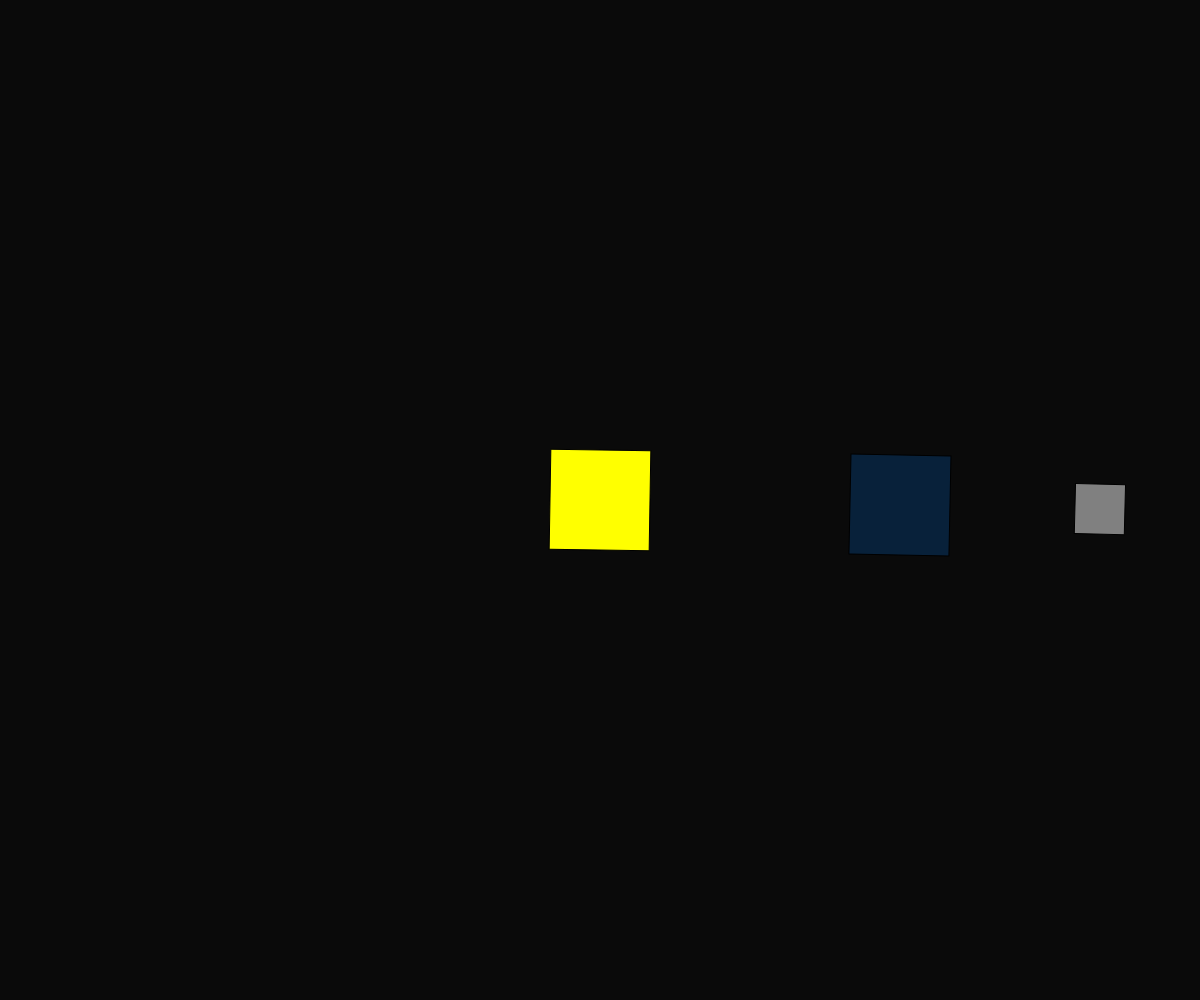
Frame 1 (no input)
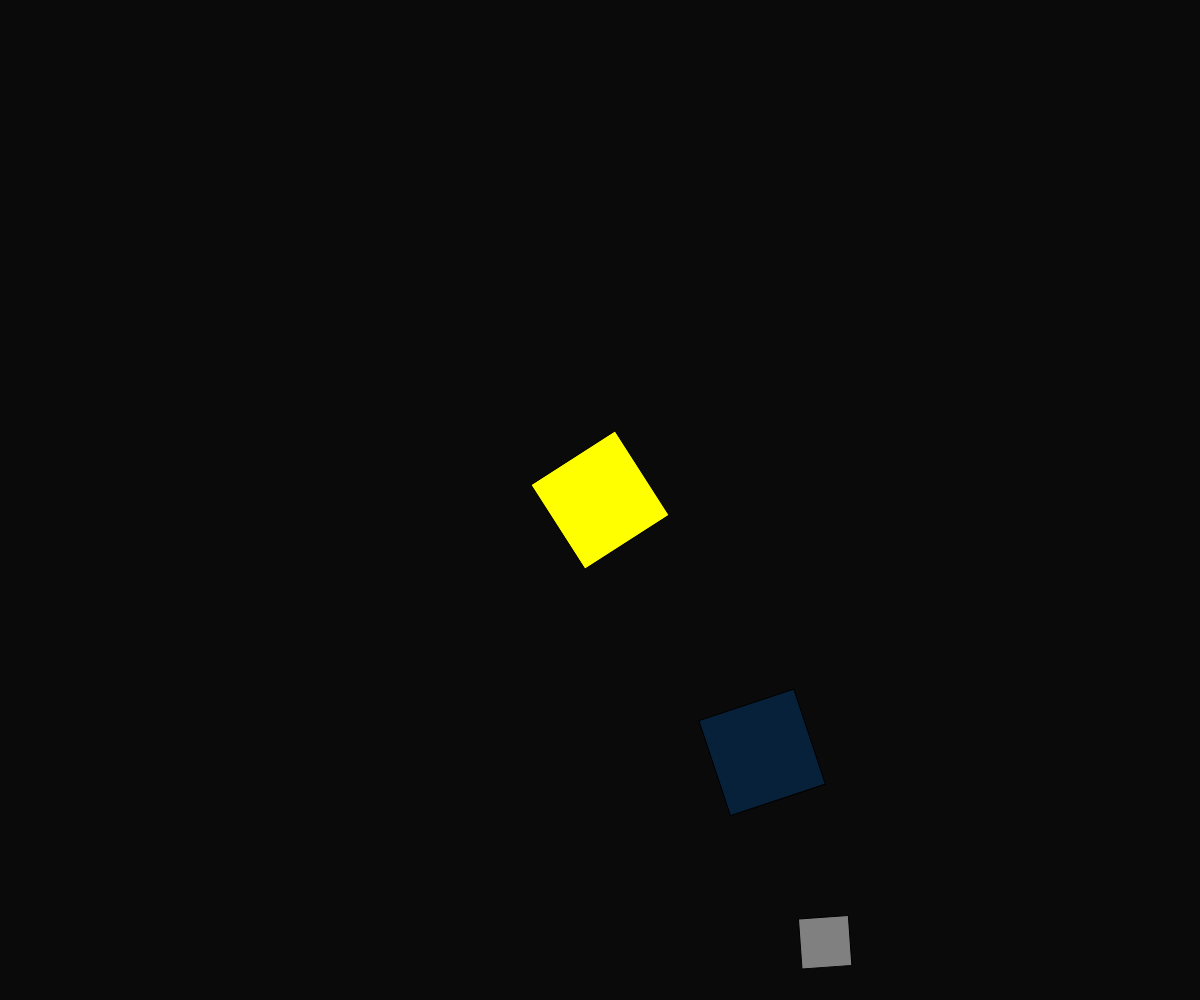
Frame 60 (no input)
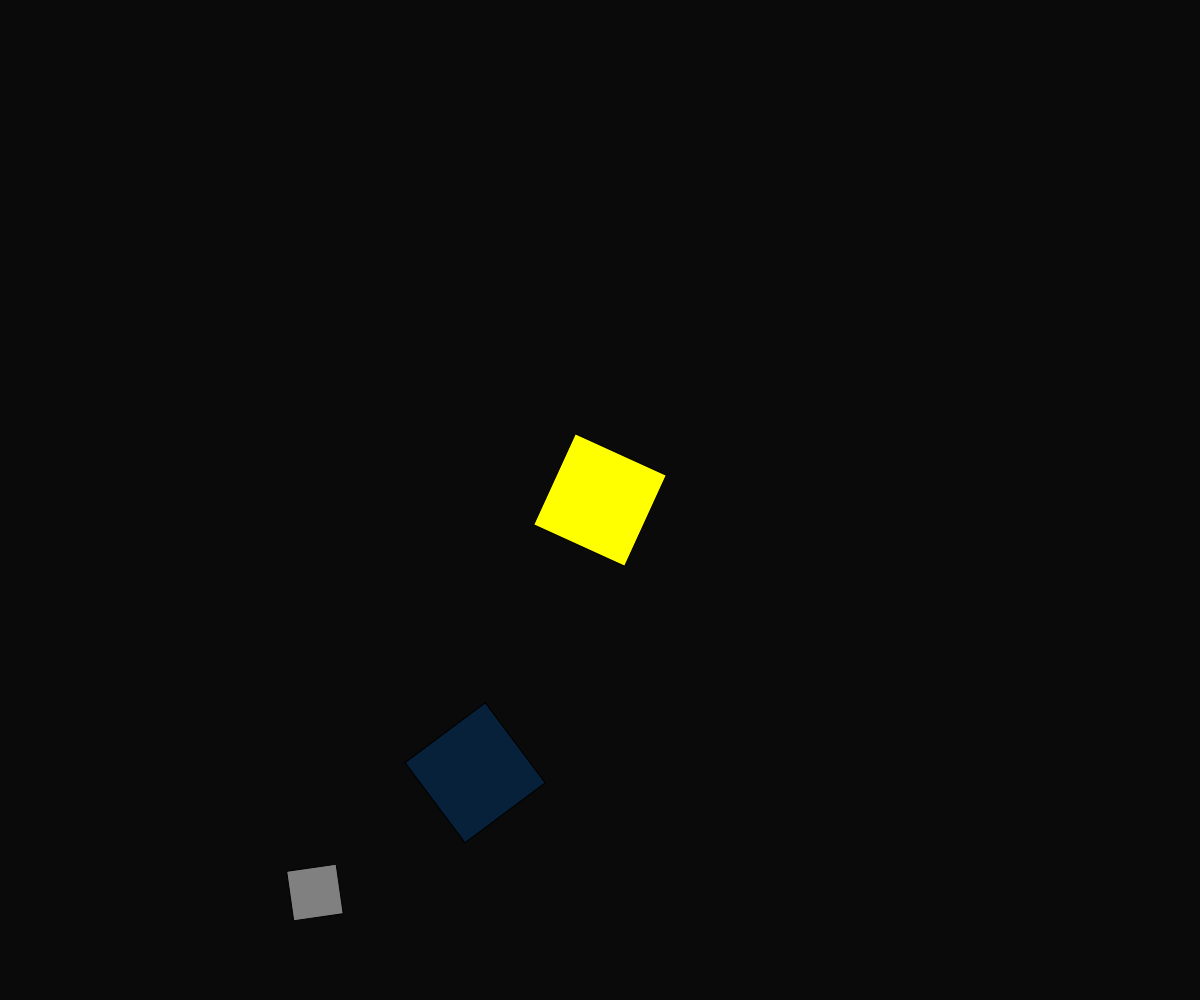
Frame 120 (the mouse pressed at the canvas centre since frame 60)

The p5.js sketch that drew these frames (run headless with seeded random() and noise() and a simulated clock; from frame 60 on, the mouse is pressed at the canvas centre):

// p5.js sketch
// ── sketch.js
function setup() {
  
	createCanvas(windowWidth, windowHeight);
	
	
	
	// put setup code here
}function draw() {
  
	background(10);
	translate(width/2, height/2);
	
	
	rotate( millis () /1000 );
	// temps
	fill(255, 255, 0);
	rectMode(CENTER);
	rect(0, 0, 100, 100);
	// mettre le point zero au millieur de l'ecrant
	
	translate(300, 0);
	rotate(millis() / 4000);
	fill(0, 128, 255, 50);
	rect(0,0, 100, 100);
	
	translate(200, 0);
	rotate( millis() / 4000);
	fill(128);
	rect(0, 0, 50, 50);
	
	
	
	
	
	
	
	
	
	//rectterr
	
	// puch(); 
	// enregister le repere point zero zero
	
	// pop();
	// cheakpoint
	// a la fin de la case
	
	
	
	
	// put drawing code here
}
